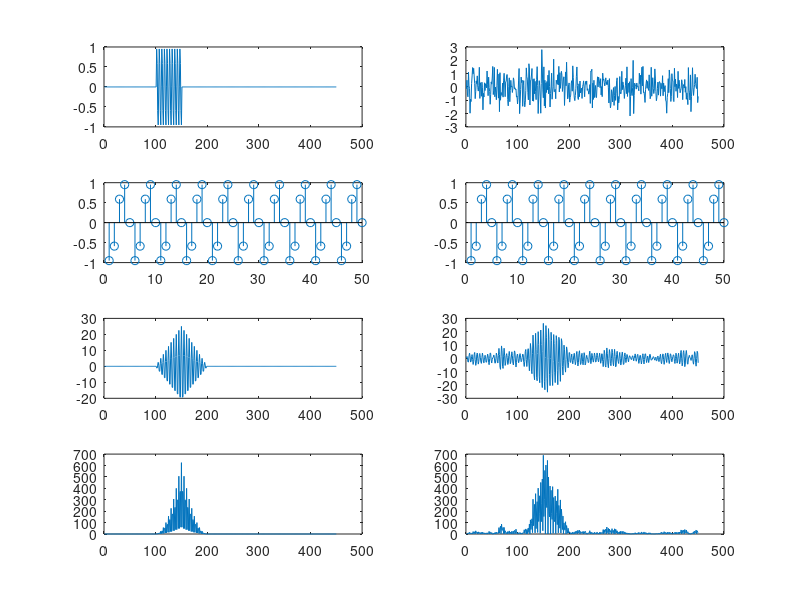
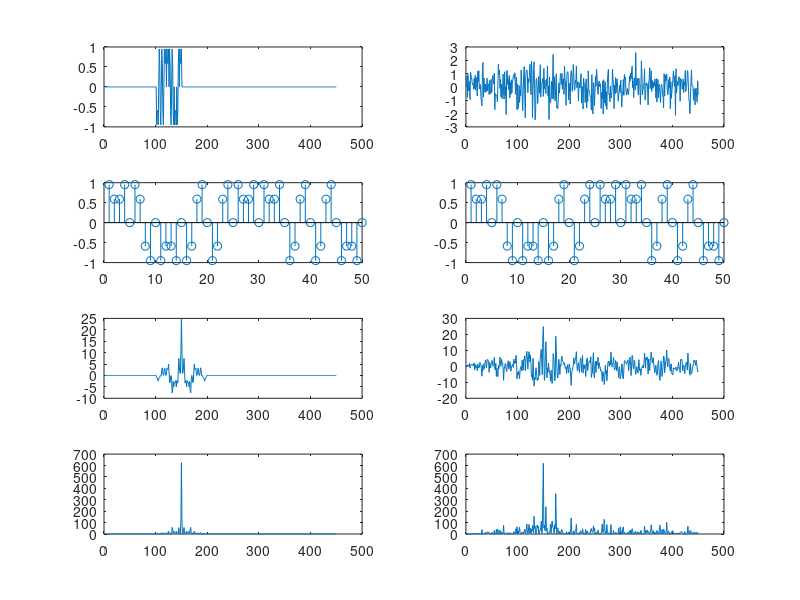
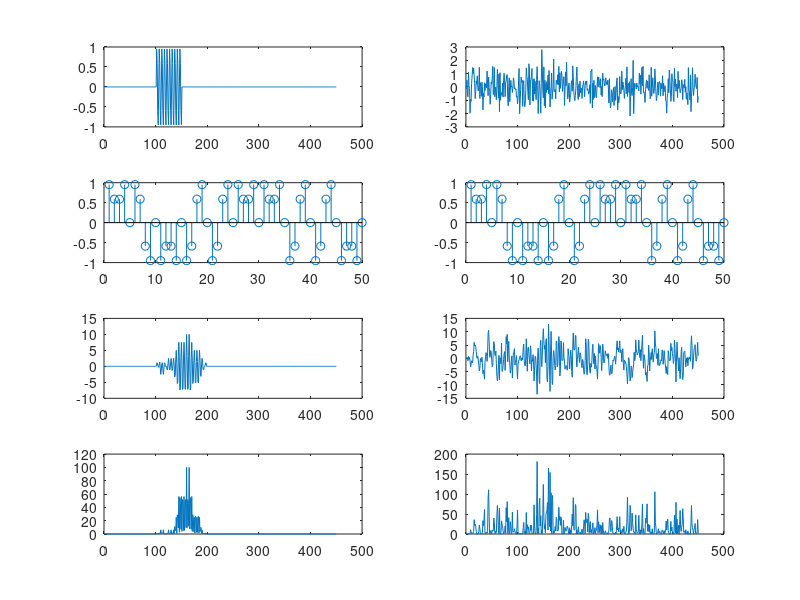

Source code (MATLAB) for these figures, in order:
close all; clear all; clc;


%% GENERATE NOISE
d = 20;                           % duty cycle; default is 50 (half on)
snrdb = 0;
snr = 10^(snrdb/10.0);            % SNR (not in dB) 
E = 1/(d/100);%((d/100)/f).^2;    % Energy per one cycle (per one sample)
N0 = (E/snr)/4;                   % /4 is me scaling                     
sigma = sqrt(N0/2);               % Variance of noise samples


%% GENERATE SIGNAL 1
dt = 1/1e9;
f = 4e4;
num = 10;               % number of cycles
time = (1/f)*num-dt;
t = 0:dt:time;
sig1 = sin(2*pi*f*t);

fs = 2e5;               % samples per sec
n = 0:(10*fs/f-1);
sig1_s = sin(2*pi*f*n/fs);
coefs1 = sig1_s(length(sig1_s):-1:1);
signal1 = horzcat(zeros(1,100), sig1_s, zeros(1,300));
mfltr1 = filter(coefs1,1,signal1);
sq1 = mfltr1.^2;

noise=sigma*(randn(1,length(signal1)));
signal1_n = signal1 + noise;
mfltr1_n = filter(coefs1,1,signal1_n);
sq1_n = mfltr1_n.^2;


%% GENERATE SIGNAL 2
% ph = [1 0 1 0 1 1 0 0 1 1 1 0 1 0 0 0 1 1 0 0]; % corr ~ 500
% ph = [0 1 0 1 1 1 1 0 1 0 1 1 0 1 1 1 0 1 0 1]; % corr ~ 1000
ph = [1 0 0 0 0 0 0 1 0 1 0 0 0 0 1 0 1 1 0 1]; % corr ~ 1000
% ph = [0 0 0 0 1 1 0 0 1 0 1 0 0 1 1 1 1 1 0 0 0 0 0 1 1 0 1 0 0 1 0 0]; % corr ~ 1000
% ph = [1 1 0 0 0 0 0 0 1 1 0 1 1 0 1 0 0 0 1 0 0 0 0 1 0 1 0 0 0 1 1 0]; % corr ~ 3000
fs = 2e5;                                       % samples per sec
for a = 1:2:(length(ph)-1)
    for n = 0:(fs/f-1)
        if (n == 0 && a==1)
            sig2_s = sin(2*pi*f*n/fs+pi*ph(a));
        else
            if (n < ceil(fs/f*0.5))
                sig2_s = horzcat(sig2_s,sin(2*pi*f*n/fs+pi*ph(a)));
            else
                sig2_s = horzcat(sig2_s,sin(2*pi*f*n/fs+pi*ph(a+1)));
            end
        end
    end
end

coefs2 = sig2_s(length(sig1_s):-1:1);
signal2 = horzcat(zeros(1,100), sig2_s, zeros(1,300));
mfltr2 = filter(coefs2,1,signal2);
sq2 = mfltr2.^2;

noise=sigma*(randn(1,length(signal2)));
signal2_n = signal2 + noise;
mfltr2_n = filter(coefs2,1,signal2_n);
sq2_n = mfltr2_n.^2;


%% GENERATE SIGNAL 3 (signal1 & coefs2)
mfltr3 = filter(coefs2,1,signal1);
sq3 = mfltr3.^2;

noise=sigma*(randn(1,length(signal1)));
signal1_n = signal1 + noise;
mfltr3_n = filter(coefs2,1,signal1_n);
sq3_n = mfltr3_n.^2;


%% PLOTS
% signal 1
figure(1);
subplot(4,2,1);
plot(signal1);
subplot(4,2,3);
stem(coefs1);
subplot(4,2,5);
plot(mfltr1);
subplot(4,2,7);
plot(sq1);

subplot(4,2,2);
plot(signal1_n);
subplot(4,2,4);
stem(coefs1);
subplot(4,2,6);
plot(mfltr1_n);
subplot(4,2,8);
plot(sq1_n);

% signal 2
figure(2);
subplot(4,2,1);
plot(signal2);
subplot(4,2,3);
stem(coefs2);
subplot(4,2,5);
plot(mfltr2);
subplot(4,2,7);
plot(sq2);

subplot(4,2,2);
plot(signal2_n);
subplot(4,2,4);
stem(coefs2);
subplot(4,2,6);
plot(mfltr2_n);
subplot(4,2,8);
plot(sq2_n);

% signal 3
figure(3);
subplot(4,2,1);
plot(signal1);
subplot(4,2,3);
stem(coefs2);
subplot(4,2,5);
plot(mfltr3);
subplot(4,2,7);
plot(sq3);

subplot(4,2,2);
plot(signal1_n);
subplot(4,2,4);
stem(coefs2);
subplot(4,2,6);
plot(mfltr3_n);
subplot(4,2,8);
plot(sq3_n);







%% ************************************************************

% %temp3 = 100; % how long to wait
% temp3 = 3;  % how long to wait
% wait = zeros(1,temp3*length(sig1));
% temp1 = horzcat(sig1,wait);
% disp('wait for (ms)'); disp((num/f-res)*temp3*1000);
% 
% % generate signal2
% res = 1/1e9;
% f = 4e4; %num = 10; % number of cycles
% %ph = [1 0 1 0 1 1 0 0 1 1 1 0 1 0 0 0 1 1 0 0]; % corr ~ 500
% %ph = [0 1 0 1 1 1 1 0 1 0 1 1 0 1 1 1 0 1 0 1]; % corr ~ 1000
% ph = [1 1 0 0 0 0 0 1 0 1 0 0 0 0 1 0 1 1 0 1]; % corr ~ 1000
% %ph = [0 0 0 0 1 1 0 0 1 0 1 0 0 1 1 1 1 1 0 0 0 0 0 1 1 0 1 0 0 1 0 0]; % corr ~ 1000
% % ph = [1 1 0 0 0 0 0 0 1 1 0 1 1 0 1 0 0 0 1 0 0 0 0 1 0 1 0 0 0 1 1 0]; % corr ~ 3000
% num = length(ph)/2; % # of cycles
% dt = 1/(2*f); % half cycle
% time = 0:res:dt-res;
% %t = 0:res:(dt*2*num)-res;
% t = 0:res:(dt*length(ph))-res;
% 
% sig2 = sin(2*pi*f*time+pi*ph(1));
% for b = 2:length(ph)
%     sig2 = horzcat(sig2, sin(2*pi*f*time+pi*ph(b)));
% end
% %n = 100; % how long to wait
% temp3 = 3;
% wait = zeros(1,temp3*length(sig2));
% temp2 = horzcat(sig2,wait);
% disp('wait for (ms)'); disp((num/f-res)*temp3*1000);
% 
% n=sigma*(randn(1,(temp3+1)*length(t)));
% 
% 
% if(1)   % input 1 for sig1/temp1, or input 0 for sig2/temp2
%     y = sig1; tx = temp1;
% else
%     y = sig2; tx = temp2;
% end 
% plot(t,y);
% 
% 
% 
% 
% 
% % add delay
% delay = 100000;
% rx = sqrt(E)*horzcat(zeros(1,delay),tx(1,1:end-delay)) + 0*n;
% 
% 
% 
% % sample1
% samp = 5; % # of samples per cycle
% dt = (1/f)/samp; % sample duration
% adc = zeros(1,length(y));
% index = 0;
% coefs = zeros(1,samp*num);
% for i=1:length(y)
%     if (dt*index <= t(1,i))
%         adc(1,i) = y(1,i);
%         %coefs(1,index+1) = y(1,i);
%         coefs(1,samp*num-(index-1)) = y(1,i); % time reversed
%         index = index+1;
%     else
%         adc(1,i) = adc(1,i-1); % zero-hold
%     end
% end
% 
% % sample2
% samp = 5; % # of samples per cycle
% dt = (1/f)/samp; % sample duration
% t2 = 0:res:(num/f)*(temp3+1)-res;
% rx_adc = zeros(1,length(rx));
% index = 0;
% for i=1:length(rx)
%     if (dt*index <= t2(1,i))
%         rx_adc(1,i) = rx(1,i);
%         index = index+1;
%     else
%         rx_adc(1,i) = rx_adc(1,i-1); % zero-hold
%     end
% end
% samp_rate = f*samp;
% disp('sampe rate (Sps)'); disp(samp_rate);
% 
% 
% % xcorr
% mfltr = filter(coefs,1,rx_adc);
% figure;
% subplot(3,1,1);
% plot(coefs);
% subplot(3,1,2);
% plot(rx_adc);
% subplot(3,1,3);
% plot(mfltr);
% % %%
% % %mfltr = filter(coefs,1,rx_adc);
% % mfltr = mfltr.^2;
% % 
% % %%
% % 
% % % plot
% % figure(1);
% % subplot(3,1,1);
% % plot(t,y); title('continuous rx`d signal');
% % subplot(3,1,2);
% % plot(t,adc); title('sampled rx`d signal');
% % subplot(3,1,3);
% % stem(coefs); title('coefs (time reversed)');
% % 
% % figure(2);
% % subplot(3,1,1);
% % plot(t2,rx); title('pre-sample rx`d signal');
% % subplot(3,1,2);
% % plot(rx_adc); title('rx sampled');
% % subplot(3,1,3);
% % plot(mfltr); title('matched filter^2');
% % 
% % 
% % disp('max corr'); disp(max(abs(mfltr)));
